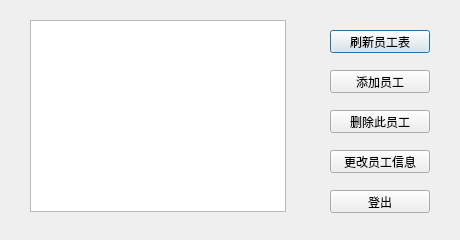
<?xml version="1.0" encoding="UTF-8"?>
<ui version="4.0">
 <class>Dialog</class>
 <widget class="QDialog" name="Dialog">
  <property name="geometry">
   <rect>
    <x>0</x>
    <y>0</y>
    <width>460</width>
    <height>240</height>
   </rect>
  </property>
  <property name="windowTitle">
   <string>智慧考勤系统-Admin</string>
  </property>
  <widget class="QPushButton" name="pushButton">
   <property name="geometry">
    <rect>
     <x>330</x>
     <y>30</y>
     <width>100</width>
     <height>23</height>
    </rect>
   </property>
   <property name="text">
    <string>刷新员工表</string>
   </property>
  </widget>
  <widget class="QPushButton" name="pushButton_2">
   <property name="geometry">
    <rect>
     <x>330</x>
     <y>190</y>
     <width>100</width>
     <height>23</height>
    </rect>
   </property>
   <property name="text">
    <string>登出</string>
   </property>
  </widget>
  <widget class="QListView" name="listView">
   <property name="geometry">
    <rect>
     <x>30</x>
     <y>20</y>
     <width>256</width>
     <height>192</height>
    </rect>
   </property>
  </widget>
  <widget class="QPushButton" name="pushButton_3">
   <property name="geometry">
    <rect>
     <x>330</x>
     <y>150</y>
     <width>100</width>
     <height>23</height>
    </rect>
   </property>
   <property name="focusPolicy">
    <enum>Qt::WheelFocus</enum>
   </property>
   <property name="text">
    <string>更改员工信息</string>
   </property>
  </widget>
  <widget class="QPushButton" name="pushButton_4">
   <property name="geometry">
    <rect>
     <x>330</x>
     <y>70</y>
     <width>100</width>
     <height>23</height>
    </rect>
   </property>
   <property name="text">
    <string>添加员工</string>
   </property>
  </widget>
  <widget class="QPushButton" name="pushButton_5">
   <property name="geometry">
    <rect>
     <x>330</x>
     <y>110</y>
     <width>100</width>
     <height>23</height>
    </rect>
   </property>
   <property name="text">
    <string>删除此员工</string>
   </property>
  </widget>
 </widget>
 <resources/>
 <connections/>
</ui>
